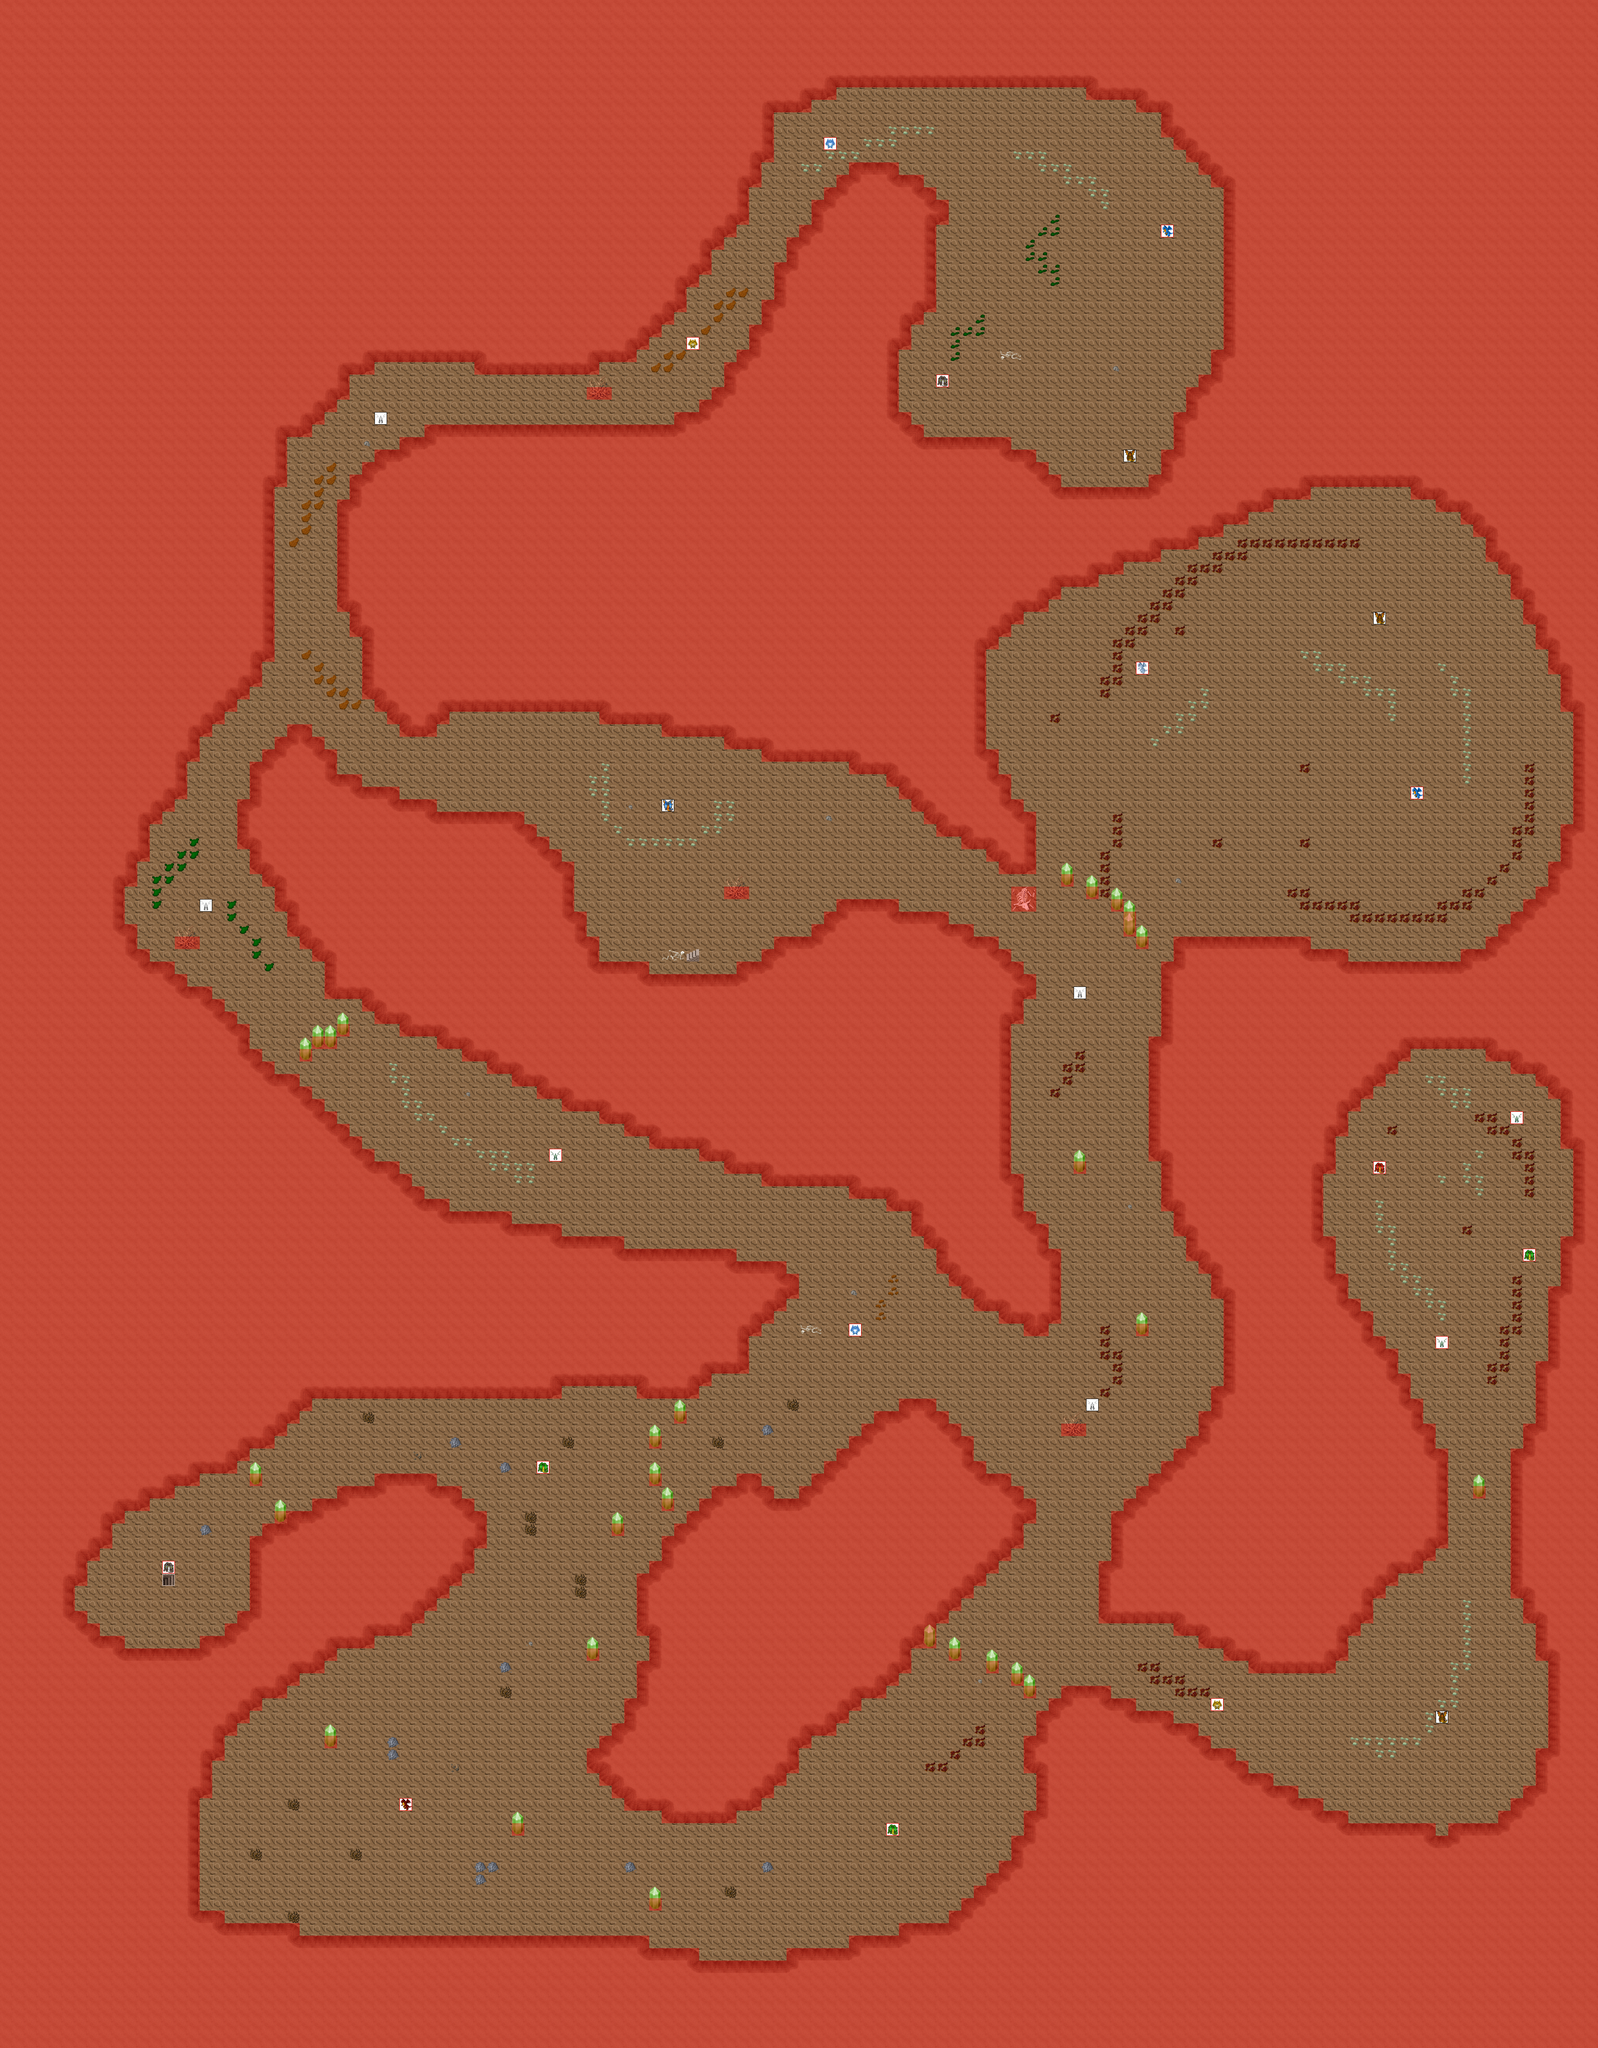

This is a level from a 2D game, rendered from its Tiled map with the project's own tilesets. A one-line summary and the map file follow, with tile-layer data summarised:
An orthogonal 128x164 tile map with 32x32 px tiles, 6 tile layers (0_floor, 1_terrain, 2_object, 3_roof, ...), 1 hidden layer not drawn, 14 tilesets.

<map version="1.2" tiledversion="1.2.0" orientation="orthogonal" renderorder="right-down" width="128" height="164" tilewidth="32" tileheight="32" infinite="0" nextlayerid="8" nextobjectid="1">
 <tileset firstgid="1" name="../../tileset/ground/brown.png" tilewidth="32" tileheight="32" tilecount="5" columns="5">
  <image source="../../tileset/ground/brown.png" trans="ff00ff" width="160" height="32" />
 </tileset>
 <tileset firstgid="6" name="../../tileset/item/corpse/skull_dark.png" tilewidth="32" tileheight="32" tilecount="2" columns="2">
  <image source="../../tileset/item/corpse/skull_dark.png" trans="ff00ff" width="64" height="32" />
 </tileset>
 <tileset firstgid="8" name="../../tileset/plant/mosses.png" tilewidth="32" tileheight="32" tilecount="16" columns="4">
  <image source="../../tileset/plant/mosses.png" trans="ff00ff" width="128" height="128" />
 </tileset>
 <tileset firstgid="24" name="../../tileset/plant/bush/various_small.png" tilewidth="32" tileheight="32" tilecount="9" columns="3">
  <image source="../../tileset/plant/bush/various_small.png" trans="ff00ff" width="96" height="96" />
 </tileset>
 <tileset firstgid="33" name="../../tileset/ground/rock/rocks_2.png" tilewidth="32" tileheight="32" tilecount="4" columns="2">
  <image source="../../tileset/ground/rock/rocks_2.png" trans="ff00ff" width="64" height="64" />
 </tileset>
 <tileset firstgid="37" name="../../tileset/ground/rock/green_crystal.png" tilewidth="32" tileheight="32" tilecount="9" columns="3">
  <image source="../../tileset/ground/rock/green_crystal.png" trans="ff00ff" width="96" height="96" />
 </tileset>
 <tileset firstgid="46" name="../../tileset/item/corpse/skeleton.png" tilewidth="32" tileheight="32" tilecount="4" columns="2">
  <image source="../../tileset/item/corpse/skeleton.png" trans="ff00ff" width="64" height="64" />
 </tileset>
 <tileset firstgid="50" name="../../tileset/item/corpse/huge_animal.png" tilewidth="32" tileheight="32" tilecount="16" columns="2">
  <image source="../../tileset/item/corpse/huge_animal.png" trans="ffffff" width="64" height="256" />
 </tileset>
 <tileset firstgid="66" name="../../tileset/logic/portal.png" tilewidth="32" tileheight="32" tilecount="24" columns="8">
  <image source="../../tileset/logic/portal.png" width="256" height="96" />
 </tileset>
 <tileset firstgid="90" name="../../tileset/logic/collision.png" tilewidth="32" tileheight="32" tilecount="1" columns="1">
  <image source="../../tileset/logic/collision.png" width="32" height="32" />
 </tileset>
 <tileset firstgid="91" name="stairs" tilewidth="32" tileheight="32" tilecount="12" columns="2">
  <image source="../../tileset/building/stairs/stairs.png" width="64" height="192" />
 </tileset>
 <tileset firstgid="103" name="pol_smoki" tilewidth="32" tileheight="32" tilecount="16" columns="8">
  <image source="../../tileset/logic/creature/pol_smoki.png" width="256" height="64" />
 </tileset>
 <tileset firstgid="119" name="dragon" tilewidth="32" tileheight="32" tilecount="8" columns="8">
  <image source="../../tileset/logic/creature/dragon.png" width="256" height="32" />
 </tileset>
 <tileset firstgid="127" name="int_sandstone" tilewidth="32" tileheight="32" tilecount="15" columns="3">
  <image source="../../tileset/building/wall/int_sandstone.png" width="96" height="160" />
 </tileset>
 <layer id="1" name="0_floor" width="128" height="164">
  <data>[20992 cells, 20992 non-empty, 1 distinct tile ids]</data>
 </layer>
 <layer id="2" name="1_terrain" width="128" height="164">
  <data>[20992 cells, 13855 non-empty, 37 distinct tile ids]</data>
 </layer>
 <layer id="3" name="2_object" width="128" height="164">
  <data>[20992 cells, 0 non-empty, 0 distinct tile ids]</data>
 </layer>
 <layer id="4" name="3_roof" width="128" height="164">
  <data>[20992 cells, 37 non-empty, 3 distinct tile ids]</data>
 </layer>
 <layer id="5" name="objects" width="128" height="164">
  <data>[20992 cells, 25 non-empty, 12 distinct tile ids]</data>
 </layer>
 <layer id="6" name="collision" width="128" height="164" opacity="0.37">
  <data>[20992 cells, 13476 non-empty, 1 distinct tile ids]</data>
 </layer>
 <layer id="7" name="protection" width="128" height="164" visible="0">
  <data>[20992 cells, 0 non-empty, 0 distinct tile ids]</data>
 </layer>
</map>
